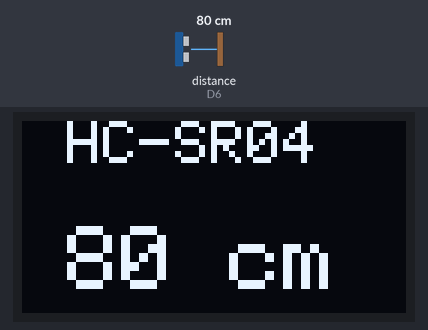
Bench run of a sketch on a simulated ESP8266 (NodeMCU). Parts: 128×64 one-colour display. Wiring (inferred from the names in the program): ultrasonic range finder: trigger D5; echo D6. Inputs (shaded band) come from the test bench; at power-on: distance to the obstacle (sensor on D6) 80 cm. The echo pulse lasts 58.3 µs per cm; what the sketch prints to the serial monitor is not drawn.

Above: at 1.2 s.
1.3 s: distance to the obstacle (sensor on D6) set to 2 cm
At 1.7 s:
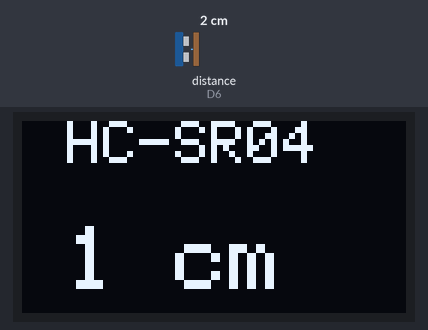
2.8 s: distance to the obstacle (sensor on D6) set to 4 cm
At 3.1 s:
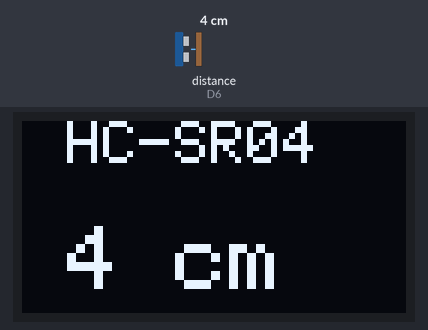
4.3 s: distance to the obstacle (sensor on D6) set to 9 cm
At 5.7 s:
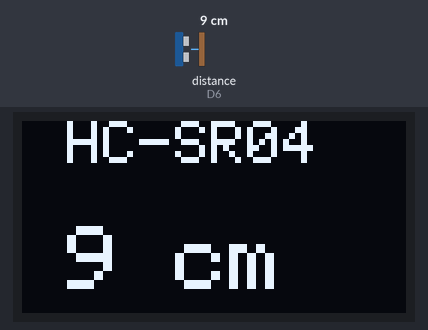
Timing chart, 0 to 7.3 s (numbered marks = the images above; inputs shaded):
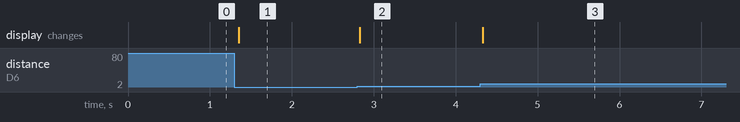

Measured:
- after the input at 1.3 s, the display: changes after 0.05 s (image 1)
- after the input at 2.8 s, the display: changes at once (image 2)
- after the input at 4.3 s, the display: changes at once (image 3)

The sketch:

HCSR04.ino
```cpp
#include <Adafruit_SSD1306.h>
#include <Adafruit_GFX.h>
#include <gfxfont.h>
#include <Wire.h>
#include <SPI.h>

#define OLED_RESET -1
Adafruit_SSD1306 OLED(OLED_RESET);

long distance = 0;
#define trigPin D5
#define echoPin D6

void setup()
{
  OLED.begin(SSD1306_SWITCHCAPVCC, 0x3C);
  Serial.begin(115200);

  pinMode(trigPin, OUTPUT);
  pinMode(echoPin, INPUT);

}

void loop()
{
  distance = read_hc_sr04();              // Read data from HC-SR04
  if (distance <= 200 && distance >= 0)   // Set distance display range
  {
    Serial.print("Distance = ");
    Serial.println(distance + String("cm  "));

    OLED.clearDisplay();
    OLED.setTextColor(WHITE);
    OLED.setCursor(15, 0);
    OLED.setTextSize(2);
    OLED.print("HC-SR04");   // Print some message
    OLED.setCursor(15, 35);
    OLED.setTextSize(3);
    OLED.print(String(distance) + " cm");
    OLED.display();
  }
}
long  read_hc_sr04()                      // Read the distance value for HC-SR04
{
  long duration, distance;
  digitalWrite(trigPin, LOW);             // Trig signal sending
  delayMicroseconds(2);
  digitalWrite(trigPin, HIGH);
  delayMicroseconds(10);
  digitalWrite(trigPin, LOW);
  duration = pulseIn(echoPin, HIGH);      // Echo signal receiving
  distance = (duration / 2) / 29.1;       // Calculate the distance result
  return  distance;                       // Return value
}
```
